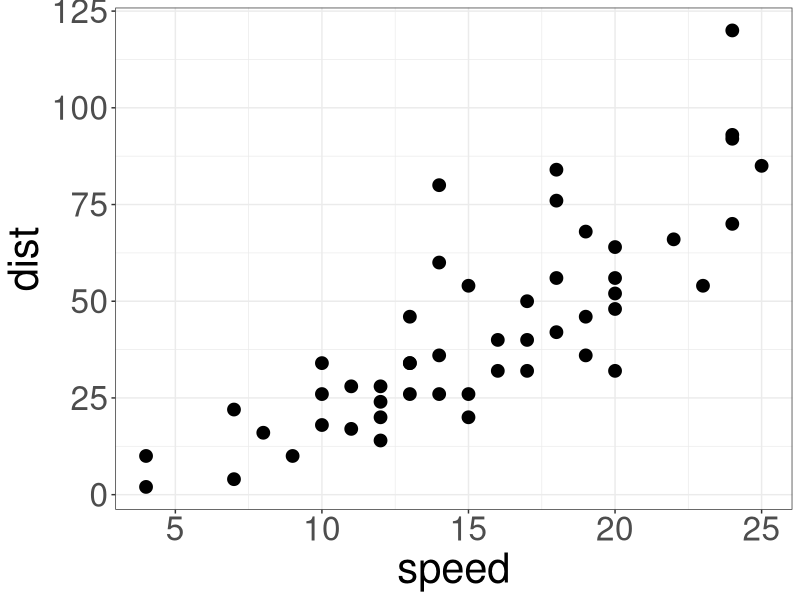
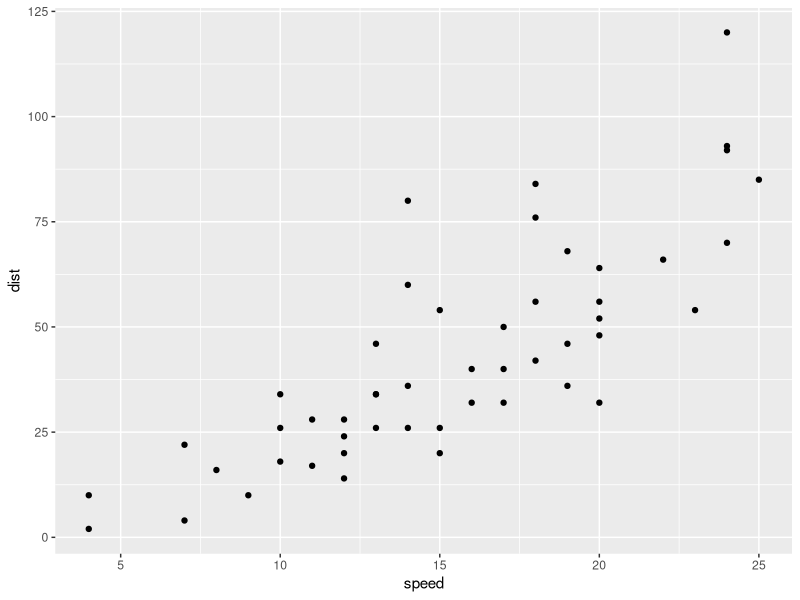
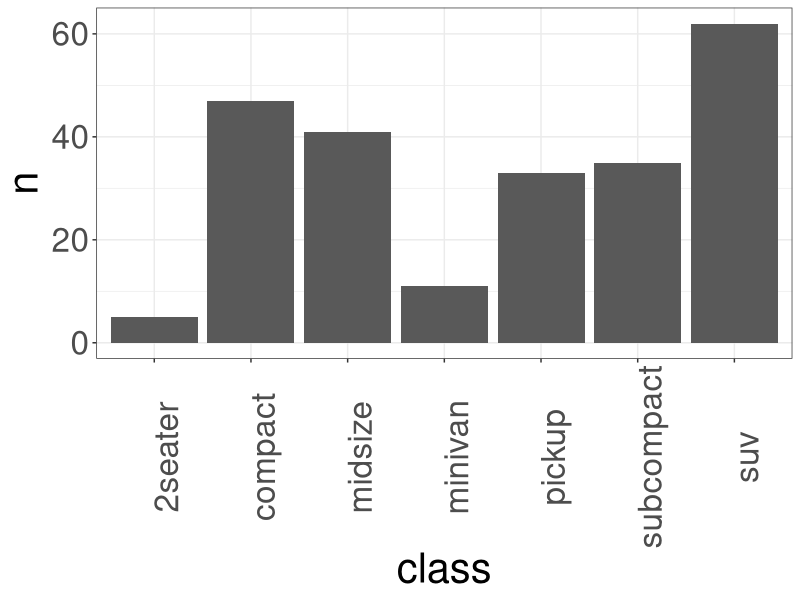

Here is the R script that generated these plots, in order:
## ---- chunk 1
knitr::opts_chunk$set(echo = TRUE)
library(tidyverse)
my_theme = theme_bw() + 
  theme(text = element_text(size=18))
## ---- chunk 2
library(tidyverse)
library(kableExtra)
## ---- chunk 3
cars %>% ggplot(aes(speed, dist)) + geom_point(size=4) +
    theme_bw() + theme(text=element_text(size=30)) 
## ---- chunk 4
cars %>% ggplot(aes(speed, dist)) + geom_point()
## ---- chunk 5
mpg %>% count(class) %>% kable() %>% kable_styling()
## ---- chunk 6
mpg %>% count(class) %>% ggplot(aes(x = class, y = n)) + geom_col() + 
  theme_bw() + theme(text=element_text(size=30)) +
  theme(axis.text.x = element_text(angle=90))
